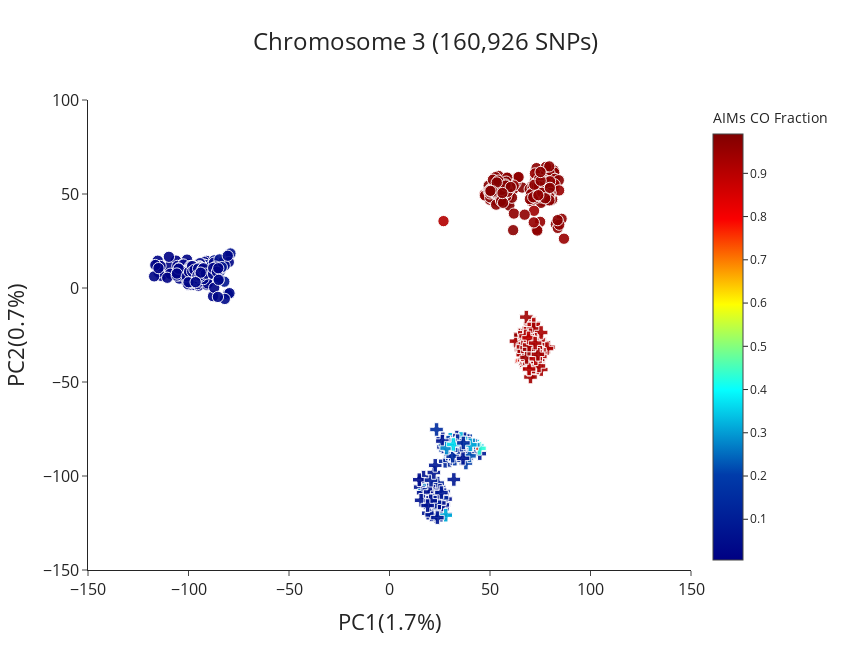

Write notebook code for a chart like this one.
### Markdown cell above
---------------------
## Chromosome 3

### Code cell
pca_chrom3 = plot_coords(pd.read_csv('../Data/Final/pca_outputs/chr3_pca_final.csv'), x='PC1', y='PC2', title="Chromosome 3 (160,926 SNPs)",
            color='aim_species_fraction_colu_no2l_x',symbol='pca_pops', symbol_map=pca_symbols_map, color_continuous_scale='jet', slug = 'pca',
            show=True, titlex='PC1(1.7%)', titley='PC2(0.7%)')

### Figure 1 — Plotly figure (JSON) as saved in the notebook; plotly's stock layout.template omitted (floating-point values rounded to 4 significant figures; data arrays with more than 128 entries replaced by an {"elided": "..."} marker saying what was removed)
{"data": [{"customdata": {"elided": "449x1 str values"}, "hovertemplate": "<b>%{hovertext}</b><br><br>pca_pops=%{customdata[0]}<br>PC1=%{x}<br>PC2=%{y}<br>size=%{marker.size}<br>aim_species_fraction_colu_no2l_x=%{marker.color}<extra></extra>", "hovertext": {"elided": "449 str values"}, "legendgroup": "An.gam", "marker": {"color": {"elided": "449 float values"}, "coloraxis": "coloraxis", "opacity": 0.9, "size": {"elided": "449 int values"}, "sizemode": "area", "sizeref": 0.125, "symbol": "circle"}, "mode": "markers", "name": "An.gam", "orientation": "v", "showlegend": true, "type": "scatter", "x": {"elided": "449 float values"}, "xaxis": "x", "y": {"elided": "449 float values"}, "yaxis": "y"}, {"customdata": {"elided": "374x1 str values"}, "hovertemplate": "<b>%{hovertext}</b><br><br>pca_pops=%{customdata[0]}<br>PC1=%{x}<br>PC2=%{y}<br>size=%{marker.size}<br>aim_species_fraction_colu_no2l_x=%{marker.color}<extra></extra>", "hovertext": {"elided": "374 str values"}, "legendgroup": "An.col", "marker": {"color": {"elided": "374 float values"}, "coloraxis": "coloraxis", "opacity": 0.9, "size": {"elided": "374 int values"}, "sizemode": "area", "sizeref": 0.125, "symbol": "circle"}, "mode": "markers", "name": "An.col", "orientation": "v", "showlegend": true, "type": "scatter", "x": {"elided": "374 float values"}, "xaxis": "x", "y": {"elided": "374 float values"}, "yaxis": "y"}, {"customdata": [["gcx1-GM"], ["gcx1-GM"], ["gcx1-GM"], ["gcx1-GM"], ["gcx1-GM"], ["gcx1-GM"], ["gcx1-GM"], ["gcx1-GM"], ["gcx1-GM"], ["gcx1-GM"], ["gcx1-GM"], ["gcx1-GM"], ["gcx1-GM"], ["gcx1-GM"], ["gcx1-GM"], ["gcx1-GM"], ["gcx1-GM"], ["gcx1-GM"], ["gcx1-GM"], ["gcx1-GM"], ["gcx1-GM"], ["gcx1-GM"], ["gcx1-GM"], ["gcx1-GM"], ["gcx1-GM"], ["gcx1-GM"], ["gcx1-GM"], ["gcx1-GM"], ["gcx1-GM"], ["gcx1-GM"], ["gcx1-GM"], ["gcx1-GM"], ["gcx1-GM"], ["gcx1-GM"], ["gcx1-GM"], ["gcx1-GM"], ["gcx1-GM"], ["gcx1-GM"], ["gcx1-GM"], ["gcx1-GM"], ["gcx1-GM"], ["gcx1-GM"], ["gcx1-GM"], ["gcx1-GM"], ["gcx1-GM"], ["gcx1-GM"], ["gcx1-GM"], ["gcx1-GM"], ["gcx1-GM"], ["gcx1-GM"], ["gcx1-GM"], ["gcx1-GM"], ["gcx1-GM"], ["gcx1-GM"], ["gcx1-GM"], ["gcx1-GM"], ["gcx1-GM"], ["gcx1-GM"], ["gcx1-GM"], ["gcx1-GM"], ["gcx1-GM"], ["gcx1-GM"], ["gcx1-GM"], ["gcx1-GM"], ["gcx1-GM"], ["gcx1-GM"], ["gcx1-GM"], ["gcx1-GM"], ["gcx1-GM"], ["gcx1-GM"], ["gcx1-GM"], ["gcx1-GM"], ["gcx1-GM"], ["gcx1-GM"], ["gcx1-GM"], ["gcx1-GM"], ["gcx1-GM"]], "hovertemplate": "<b>%{hovertext}</b><br><br>pca_pops=%{customdata[0]}<br>PC1=%{x}<br>PC2=%{y}<br>size=%{marker.size}<br>aim_species_fraction_colu_no2l_x=%{marker.color}<extra></extra>", "hovertext": ["AG0147-C", "AG0159-C", "AG0232-C", "AG0129-C", "AG0153-C", "AG0163-C", "AG0229-C", "AG0230-C", "AG0098-C", "AG0104-C", "AG0106-C", "AG0120-C", "AG0136-C", "AG0141-C", "AG0145-C", "AG0148-C", "AG0172-C", "AG0179-C", "AG0223-C", "AG0118-C", "AG0119-C", "AG0121-C", "AG0133-C", "AG0134-C", "AG0138-C", "AG0227-C", "AG0231-C", "AG0102-C", "AG0108-C", "AG0123-C", "AG0128-C", "AG0137-C", "AG0139-C", "AG0143-C", "AG0162-C", "AG0170-C", "AG0181-C", "AG0085-C", "AG0096-C", "AG0126-C", "AG0152-C", "AG0183-C", "AG0208-C", "AG0214-C", "AG0226-C", "AG0127-C", "AG0144-C", "AG0156-C", "AG0206-C", "AG0221-C", "AG0082-C", "AG0097-C", "AG0100-C", "AG0109-C", "AG0124-C", "AG0142-C", "AG0146-C", "AG0169-C", "AG0178-C", "AG0195-C", "AG0089-C", "AG0111-C", "AG0125-C", "AG0197-C", "AG0202-C", "AG0203-C", "AG0204-C", "AG0263-C", "AG0442-CW", "AG0445-CW", "AG0446-CW", "AG0448-CW", "AG0450-CW", "AG0454-CW", "AG0455-CW", "AG0456-CW", "AG0460-CW"], "legendgroup": "gcx1-GM", "marker": {"color": [0.1425, 0.06468, 0.09835, 0.06291, 0.08251, 0.07488, 0.06374, 0.1031, 0.07184, 0.06606, 0.05638, 0.1044, 0.06811, 0.08685, 0.05882, 0.07438, 0.1085, 0.06816, 0.06395, 0.117, 0.06623, 0.09227, 0.04793, 0.06473, 0.06473, 0.1007, 0.07845, 0.07036, 0.08595, 0.0745, 0.06131, 0.09279, 0.07578, 0.08043, 0.08155, 0.09884, 0.1199, 0.08079, 0.1039, 0.093, 0.07654, 0.09587, 0.04942, 0.2738, 0.1105, 0.1206, 0.0596, 0.08292, 0.1413, 0.08721, 0.06606, 0.09669, 0.1148, 0.06106, 0.06281, 0.06323, 0.04707, 0.09001, 0.07781, 0.3242, 0.05367, 0.04884, 0.06023, 0.08099, 0.07686, 0.04975, 0.1294, 0.05399, 0.0952, 0.06705, 0.07825, 0.08424, 0.05224, 0.1019, 0.067, 0.09008, 0.06468], "coloraxis": "coloraxis", "opacity": 0.9, "size": [8, 8, 8, 8, 8, 8, 8, 8, 8, 8, 8, 8, 8, 8, 8, 8, 8, 8, 8, 8, 8, 8, 8, 8, 8, 8, 8, 8, 8, 8, 8, 8, 8, 8, 8, 8, 8, 8, 8, 8, 8, 8, 8, 8, 8, 8, 8, 8, 8, 8, 8, 8, 8, 8, 8, 8, 8, 8, 8, 8, 8, 8, 8, 8, 8, 8, 8, 8, 8, 8, 8, 8, 8, 8, 8, 8, 8], "sizemode": "area", "sizeref": 0.125, "symbol": "cross"}, "mode": "markers", "name": "gcx1-GM", "orientation": "v", "showlegend": true, "type": "scatter", "x": [24.66, 18.06, 23.92, 20.59, 32.01, 24.03, 15.24, 23.91, 21.49, 23.82, 22.73, 21.05, 22.03, 20.2, 22.99, 26.88, 21.16, 23.02, 25.03, 19.82, 16.94, 20.19, 18.37, 25.33, 18.39, 27.98, 26.84, 22.89, 22.0, 19.26, 23.42, 23.23, 19.5, 20.97, 24.52, 24.12, 24.8, 22.23, 26.48, 23.9, 22.65, 19.98, 20.94, 17.43, 25.31, 26.91, 16.73, 26.11, 24.24, 25.59, 15.73, 19.57, 23.96, 26.45, 27.88, 26.49, 21.25, 23.81, 22.1, 27.96, 21.91, 14.82, 20.25, 23.84, 24.75, 21.47, 26.12, 24.77, 20.66, 22.07, 25.13, 22.75, 23.58, 22.62, 20.5, 25.85, 18.97], "xaxis": "x", "y": [-108.2, -105.6, -109.4, -111.5, -101.8, -115.6, -105.9, -108.3, -113.0, -113.9, -114.4, -111.8, -109.4, -116.9, -121.4, -115.0, -111.1, -110.2, -107.1, -114.6, -100.6, -116.5, -111.1, -108.6, -111.2, -120.4, -108.2, -120.7, -112.0, -119.8, -116.2, -114.4, -107.9, -120.7, -108.1, -105.2, -107.0, -113.2, -117.4, -112.4, -110.3, -115.4, -113.2, -107.7, -111.1, -108.5, -108.9, -109.5, -116.9, -120.9, -112.9, -107.4, -103.8, -110.0, -112.3, -115.4, -109.1, -112.0, -112.0, -120.9, -108.1, -102.0, -108.5, -122.1, -114.6, -111.5, -111.6, -114.3, -102.2, -98.13, -107.5, -94.34, -110.6, -113.9, -113.2, -108.8, -115.7], "yaxis": "y"}, {"customdata": {"elided": "197x1 str values"}, "hovertemplate": "<b>%{hovertext}</b><br><br>pca_pops=%{customdata[0]}<br>PC1=%{x}<br>PC2=%{y}<br>size=%{marker.size}<br>aim_species_fraction_colu_no2l_x=%{marker.color}<extra></extra>", "hovertext": {"elided": "197 str values"}, "legendgroup": "gcx2", "marker": {"color": {"elided": "197 float values"}, "coloraxis": "coloraxis", "opacity": 0.9, "size": {"elided": "197 int values"}, "sizemode": "area", "sizeref": 0.125, "symbol": "cross"}, "mode": "markers", "name": "gcx2", "orientation": "v", "showlegend": true, "type": "scatter", "x": {"elided": "197 float values"}, "xaxis": "x", "y": {"elided": "197 float values"}, "yaxis": "y"}, {"customdata": [["gcx1-GW"], ["gcx1-GW"], ["gcx1-GW"], ["gcx1-GW"], ["gcx1-GW"], ["gcx1-GW"], ["gcx1-GW"], ["gcx1-GW"], ["gcx1-GW"], ["gcx1-GW"], ["gcx1-GW"], ["gcx1-GW"], ["gcx1-GW"], ["gcx1-GW"], ["gcx1-GW"], ["gcx1-GW"], ["gcx1-GW"], ["gcx1-GW"], ["gcx1-GW"], ["gcx1-GW"], ["gcx1-GW"], ["gcx1-GW"], ["gcx1-GW"], ["gcx1-GW"], ["gcx1-GW"], ["gcx1-GW"], ["gcx1-GW"], ["gcx1-GW"], ["gcx1-GW"], ["gcx1-GW"], ["gcx1-GW"], ["gcx1-GW"], ["gcx1-GW"], ["gcx1-GW"], ["gcx1-GW"], ["gcx1-GW"], ["gcx1-GW"], ["gcx1-GW"], ["gcx1-GW"], ["gcx1-GW"], ["gcx1-GW"], ["gcx1-GW"], ["gcx1-GW"], ["gcx1-GW"], ["gcx1-GW"], ["gcx1-GW"], ["gcx1-GW"], ["gcx1-GW"], ["gcx1-GW"], ["gcx1-GW"], ["gcx1-GW"], ["gcx1-GW"], ["gcx1-GW"], ["gcx1-GW"], ["gcx1-GW"], ["gcx1-GW"], ["gcx1-GW"], ["gcx1-GW"], ["gcx1-GW"], ["gcx1-GW"], ["gcx1-GW"], ["gcx1-GW"], ["gcx1-GW"], ["gcx1-GW"], ["gcx1-GW"], ["gcx1-GW"], ["gcx1-GW"], ["gcx1-GW"], ["gcx1-GW"], ["gcx1-GW"], ["gcx1-GW"], ["gcx1-GW"], ["gcx1-GW"], ["gcx1-GW"], ["gcx1-GW"], ["gcx1-GW"], ["gcx1-GW"], ["gcx1-GW"], ["gcx1-GW"], ["gcx1-GW"], ["gcx1-GW"], ["gcx1-GW"], ["gcx1-GW"], ["gcx1-GW"], ["gcx1-GW"], ["gcx1-GW"], ["gcx1-GW"], ["gcx1-GW"], ["gcx1-GW"], ["gcx1-GW"], ["gcx1-GW"], ["gcx1-GW"], ["gcx1-GW"]], "hovertemplate": "<b>%{hovertext}</b><br><br>pca_pops=%{customdata[0]}<br>PC1=%{x}<br>PC2=%{y}<br>size=%{marker.size}<br>aim_species_fraction_colu_no2l_x=%{marker.color}<extra></extra>", "hovertext": ["AJ0023-C", "AJ0024-C", "AJ0032-C", "AJ0035-C", "AJ0036-C", "AJ0037-C", "AJ0039-C", "AJ0043-C", "AJ0044-C", "AJ0045-C", "AJ0047-C", "AJ0051-C", "AJ0052-C", "AJ0056-C", "AJ0059-C", "AJ0061-C", "AJ0063-C", "AJ0064-C", "AJ0066-C", "AJ0071-C", "AJ0072-C", "AJ0074-C", "AJ0075-C", "AJ0076-C", "AJ0077-C", "AJ0078-C", "AJ0079-C", "AJ0081-C", "AJ0084-C", "AJ0085-C", "AJ0086-C", "AJ0088-C", "AJ0090-C", "AJ0092-C", "AJ0093-C", "AJ0095-C", "AJ0096-C", "AJ0097-C", "AJ0098-C", "AJ0100-C", "AJ0102-C", "AJ0103-C", "AJ0105-C", "AJ0107-C", "AJ0109-C", "AJ0113-C", "AJ0115-C", "AJ0116-C", "AJ0099-C", "AJ0117-C", "AJ0070-Cx", "AJ0101-Cx", "AJ0128-C", "AJ0129-C", "AJ0130-C", "AJ0131-C", "AJ0132-C", "AJ0133-C", "AJ0134-C", "AJ0135-C", "AJ0136-C", "AJ0137-C", "AJ0138-C", "AJ0139-C", "AJ0140-C", "AJ0141-C", "AJ0142-C", "AJ0143-C", "AJ0144-C", "AJ0145-C", "AJ0146-C", "AJ0147-C", "AJ0148-C", "AJ0149-C", "AJ0150-C", "AJ0151-C", "AJ0152-C", "AJ0153-C", "AJ0154-C", "AJ0155-C", "AJ0156-C", "AJ0157-C", "AJ0158-C", "AJ0159-C", "AJ0161-C", "AJ0028-C", "AJ0038-C", "AJ0049-C", "AJ0060-C", "AJ0068-C", "AJ0080-C", "AJ0087-C", "AJ0119-C"], "legendgroup": "gcx1-GW", "marker": {"color": [0.07019, 0.4225, 0.3648, 0.1091, 0.1039, 0.6678, 0.08168, 0.1794, 0.1196, 0.1142, 0.2709, 0.1675, 0.3455, 0.07877, 0.08993, 0.09098, 0.1232, 0.4047, 0.3105, 0.09867, 0.09204, 0.422, 0.3921, 0.1627, 0.5491, 0.4295, 0.8198, 0.1264, 0.172, 0.09603, 0.2045, 0.1346, 0.6303, 0.1104, 0.4136, 0.2153, 0.116, 0.09917, 0.1678, 0.1245, 0.3163, 0.1702, 0.171, 0.09347, 0.2967, 0.08182, 0.3295, 0.28, 0.1181, 0.08678, 0.1737, 0.3841, 0.1143, 0.3055, 0.1146, 0.09401, 0.1793, 0.09331, 0.1114, 0.205, 0.135, 0.1312, 0.09587, 0.1227, 0.08685, 0.2312, 0.1266, 0.1974, 0.1947, 0.09378, 0.1508, 0.3275, 0.2231, 0.17, 0.1553, 0.1184, 0.1495, 0.2242, 0.1426, 0.08678, 0.1563, 0.135, 0.3237, 0.1118, 0.1628, 0.1181, 0.07616, 0.07226, 0.1301, 0.3157, 0.2844, 0.37, 0.1388], "coloraxis": "coloraxis", "opacity": 0.9, "size": [8, 8, 8, 8, 8, 8, 8, 8, 8, 8, 8, 8, 8, 8, 8, 8, 8, 8, 8, 8, 8, 8, 8, 8, 8, 8, 8, 8, 8, 8, 8, 8, 8, 8, 8, 8, 8, 8, 8, 8, 8, 8, 8, 8, 8, 8, 8, 8, 8, 8, 8, 8, 8, 8, 8, 8, 8, 8, 8, 8, 8, 8, 8, 8, 8, 8, 8, 8, 8, 8, 8, 8, 8, 8, 8, 8, 8, 8, 8, 8, 8, 8, 8, 8, 8, 8, 8, 8, 8, 8, 8, 8, 8], "sizemode": "area", "sizeref": 0.125, "symbol": "cross"}, "mode": "markers", "name": "gcx1-GW", "orientation": "v", "showlegend": true, "type": "scatter", "x": [28.62, 36.22, 38.72, 31.6, 30.63, 33.65, 26.51, 31.64, 31.05, 40.79, 28.09, 27.92, 43.68, 36.95, 38.92, 44.9, 27.72, 34.55, 33.38, 38.29, 30.19, 36.09, 27.42, 31.18, 35.83, 44.75, 40.81, 31.87, 40.21, 34.39, 30.58, 39.59, 35.51, 38.9, 34.72, 36.86, 29.86, 33.49, 32.11, 36.46, 30.23, 37.28, 37.31, 29.96, 32.58, 33.56, 30.22, 41.7, 31.27, 26.83, 32.51, 37.1, 38.24, 37.02, 37.51, 35.74, 34.13, 35.38, 38.04, 31.56, 33.64, 39.64, 30.48, 38.79, 32.53, 27.63, 36.82, 29.16, 38.01, 37.34, 36.56, 34.22, 34.12, 32.08, 38.42, 34.59, 23.41, 39.79, 31.44, 37.23, 30.62, 34.3, 35.56, 33.9, 32.9, 36.88, 36.58, 26.31, 35.84, 40.23, 28.44, 31.79, 36.76], "xaxis": "x", "y": [-87.1, -90.56, -87.99, -87.48, -89.87, -89.8, -80.23, -84.09, -82.74, -86.68, -86.37, -86.19, -84.05, -86.49, -82.71, -88.1, -92.18, -88.63, -84.59, -90.55, -80.68, -81.55, -83.48, -84.35, -87.99, -85.31, -85.16, -82.25, -81.21, -88.57, -87.32, -85.04, -83.99, -81.13, -86.33, -84.0, -91.69, -84.03, -83.01, -82.95, -89.15, -80.96, -83.08, -82.74, -86.99, -79.29, -80.42, -83.46, -90.7, -84.52, -91.04, -88.89, -86.37, -83.14, -89.82, -88.17, -87.94, -81.76, -87.33, -82.29, -86.1, -87.26, -88.35, -88.1, -80.89, -83.35, -86.51, -81.98, -93.13, -80.18, -88.15, -83.92, -84.35, -86.6, -85.8, -89.26, -75.26, -89.29, -89.48, -83.39, -83.36, -84.81, -80.02, -81.23, -83.9, -83.69, -90.62, -81.43, -83.59, -83.41, -85.18, -83.2, -82.41], "yaxis": "y"}], "layout": {"coloraxis": {"colorbar": {"title": {"text": "AIMs CO Fraction"}}, "colorscale": [[0, "rgb(0,0,131)"], [0.2, "rgb(0,60,170)"], [0.4, "rgb(5,255,255)"], [0.6, "rgb(255,255,0)"], [0.8, "rgb(250,0,0)"], [1, "rgb(128,0,0)"]]}, "height": 650, "legend": {"itemsizing": "constant", "orientation": "h", "title": {"text": "pca_pops"}, "tracegroupgap": 0}, "showlegend": false, "title": {"font": {"size": 24}, "text": "Chromosome 3 (160,926 SNPs)", "x": 0.5}, "width": 850, "xaxis": {"anchor": "y", "domain": [0, 1], "range": [-150, 150], "tickfont": {"size": 16}, "tickmode": "array", "tickvals": [-150, -100, -50, 0, 50, 100, 150, 200], "title": {"font": {"size": 22}, "text": "PC1(1.7%)"}, "type": "linear"}, "yaxis": {"anchor": "x", "domain": [0, 1], "range": [-150, 100], "tickfont": {"size": 16}, "title": {"font": {"size": 22}, "text": "PC2(0.7%)"}, "type": "linear"}}}
